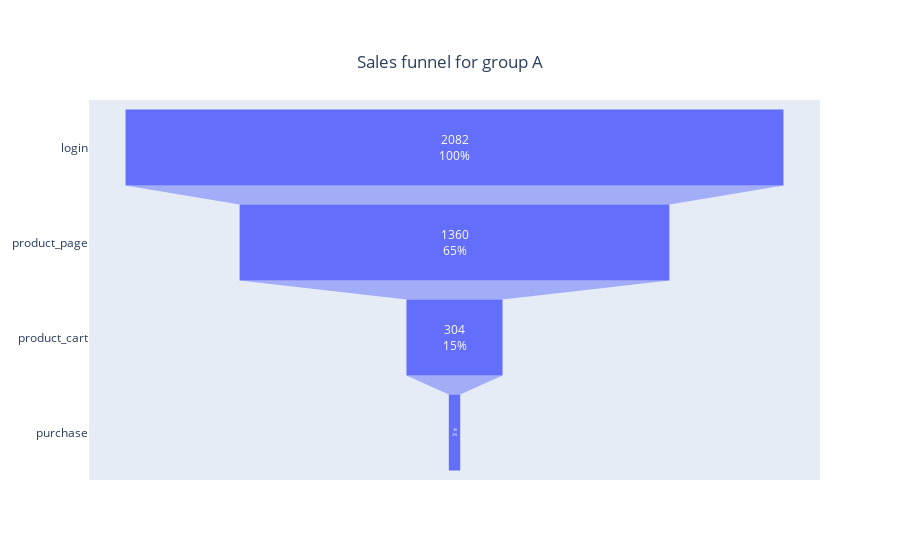

Notebook source saved alongside this figure:
### Code cell
#visualize the funnel
fig_A = go.Figure(go.Funnel(
    y=["login", "product_page", "product_cart", "purchase"],
    x=[n_login_A, n_product_A,  n_cart_A, n_purchase_A],
    textposition="inside",
    textinfo="value+percent initial"
))

fig_A.update_layout(title={
    'text': "Sales funnel for group A",
    'y': 0.9,
    'x': 0.5,
    'xanchor': 'center',
    'yanchor': 'top'})

fig_A.show()

### Figure 1 — Plotly figure (JSON) as saved in the notebook; plotly's stock layout.template omitted (floating-point values rounded to 4 significant figures)
{"data": [{"textinfo": "value+percent initial", "textposition": "inside", "type": "funnel", "x": [2082, 1360, 304, 36], "y": ["login", "product_page", "product_cart", "purchase"]}], "layout": {"title": {"text": "Sales funnel for group A", "x": 0.5, "xanchor": "center", "y": 0.9, "yanchor": "top"}}}
